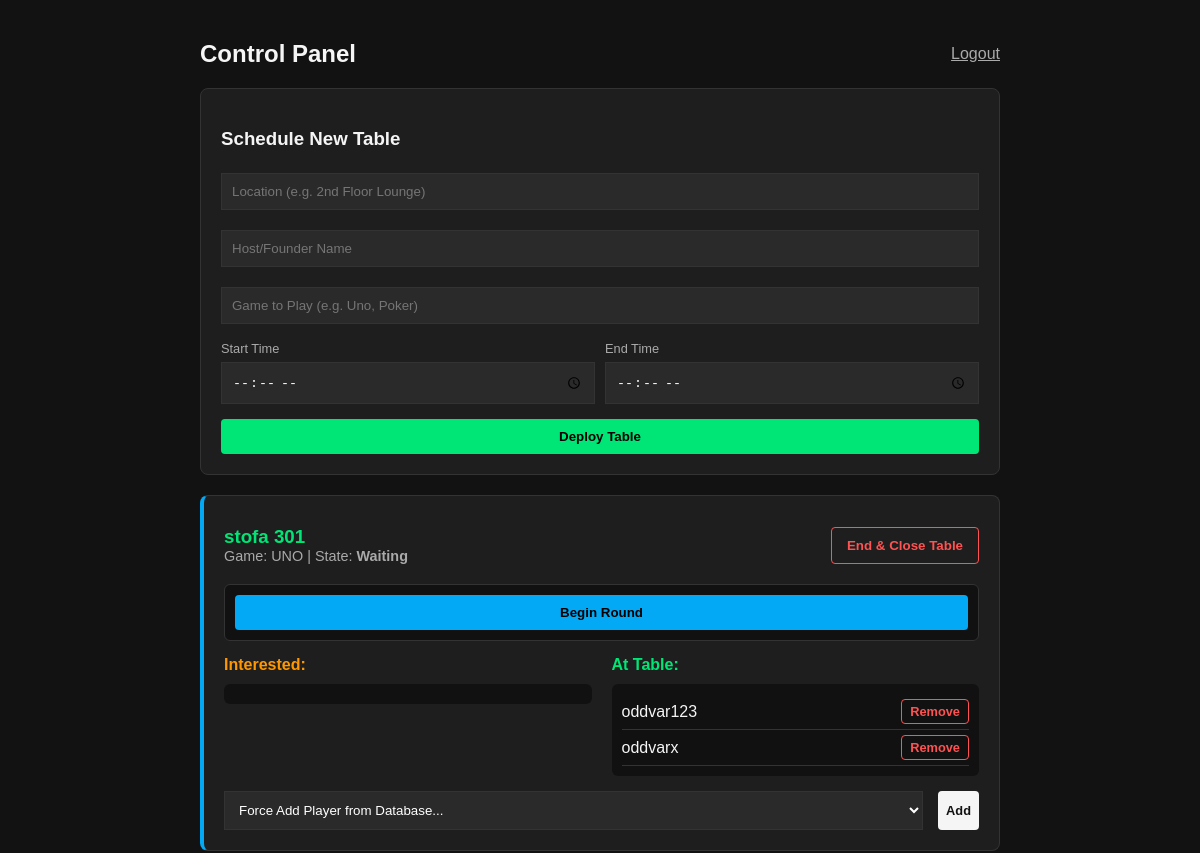
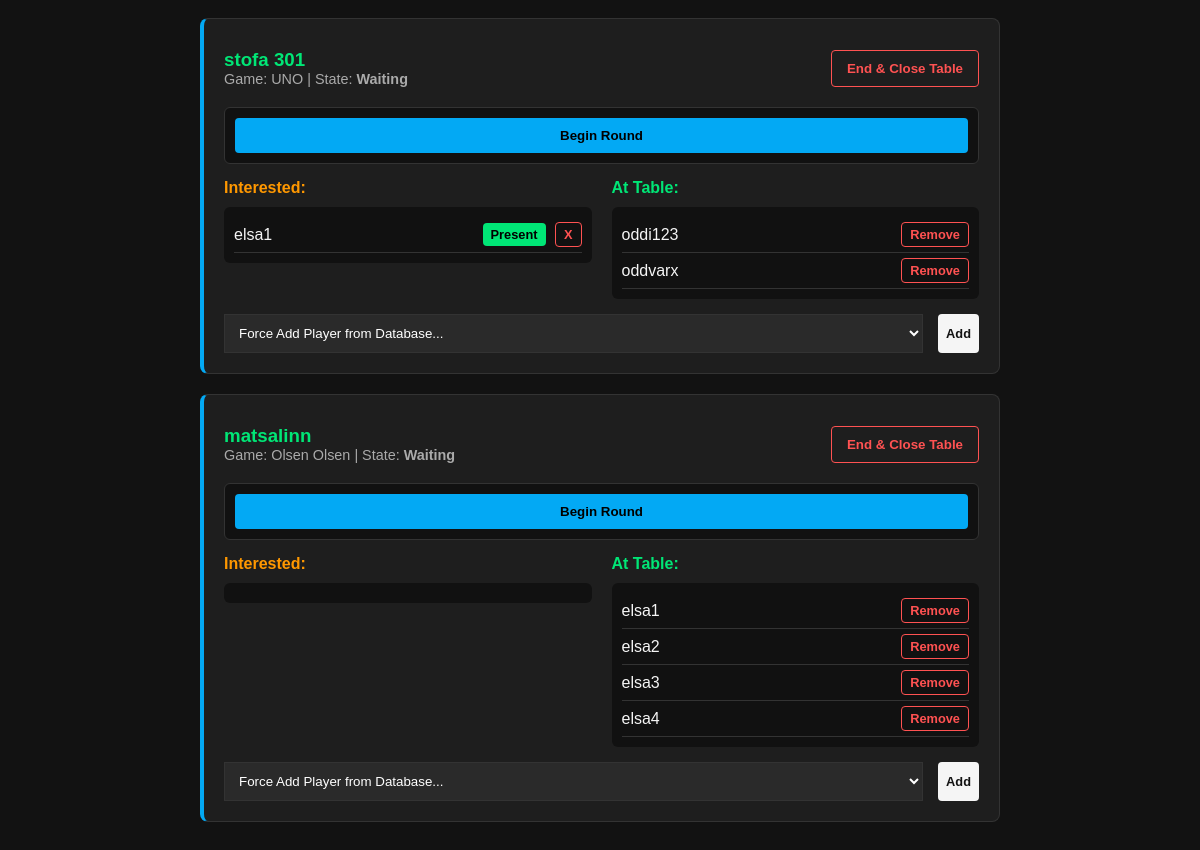
Page /admin (signed in) on the earlier database version (2 pictures, top to bottom).
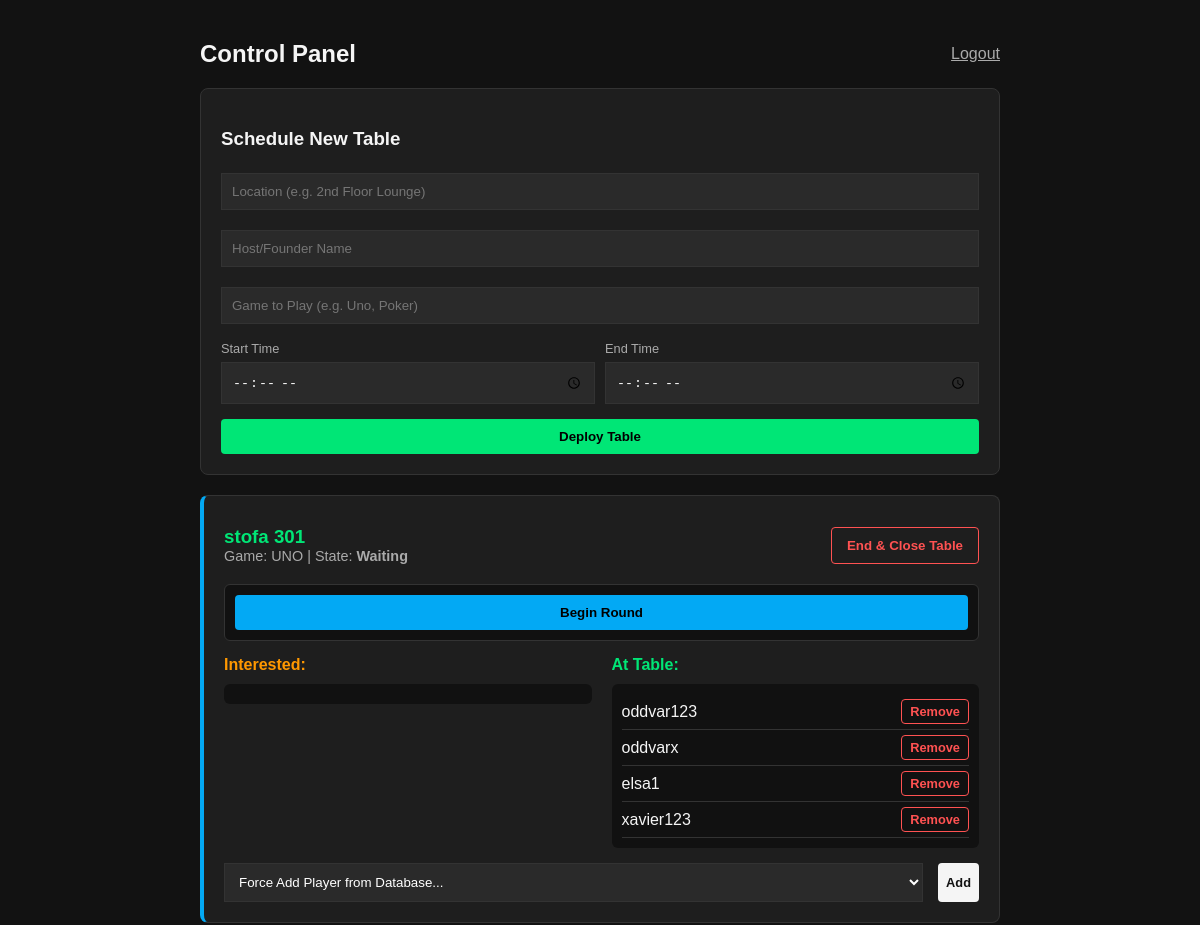
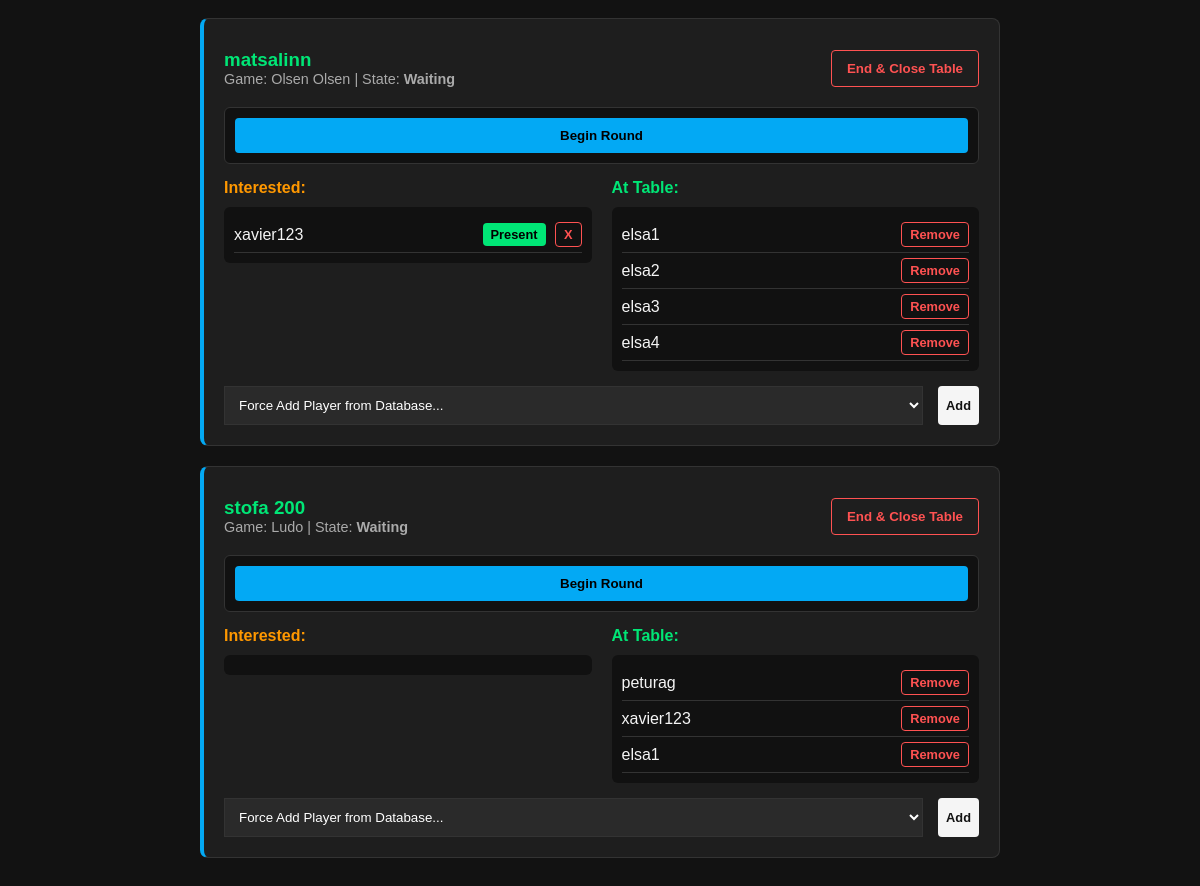
Same page on the later database version (2 pictures, top to bottom).
### models.py (models this page shows)
class TableStatus(db.Model):
    __tablename__ = 'table_status'
    id = db.Column(db.Integer, primary_key=True)
    is_active = db.Column(db.Boolean, default=True)
    location = db.Column(db.String(100), nullable=False)
    host_name = db.Column(db.String(50), nullable=False)
    start_time = db.Column(db.DateTime, nullable=False)
    end_time = db.Column(db.DateTime, nullable=False)
    ongoing_game = db.Column(db.String(100), nullable=True)
    match_state = db.Column(db.String(20), default="Waiting")
    attendees = db.relationship('TableAttendee', backref='table', lazy=True, cascade="all, delete-orphan")
    updated_at = db.Column(db.DateTime, default=datetime.utcnow, onupdate=datetime.utcnow)

class TableAttendee(db.Model):
    __tablename__ = 'table_attendee'
    id = db.Column(db.Integer, primary_key=True)
    table_id = db.Column(db.Integer, db.ForeignKey('table_status.id'), nullable=False)
    user_id = db.Column(db.Integer, db.ForeignKey('user.id'), nullable=False)
    status = db.Column(db.String(20), default='interested')
    user = db.relationship('User')

class User(db.Model):
    __tablename__ = 'user'
    id = db.Column(db.Integer, primary_key=True)
    username = db.Column(db.String(50), unique=True, nullable=False)
    wins = db.Column(db.Integer, default=0)
    losses = db.Column(db.Integer, default=0)
    points = db.Column(db.Integer, default=0)

### app.py (the view)
@app.route('/admin', methods=['GET'])
@login_required
def admin_dashboard():
    tables = TableStatus.query.filter_by(is_active=True).all()
    all_users = User.query.order_by(User.username).all()
    return render_template('admin.html', tables=tables, all_users=all_users)

### app.py (called while the page is built)
def login_required(f):
    @wraps(f)
    def decorated_function(*args, **kwargs):
        if not session.get('logged_in'):
            return redirect(url_for('admin_login'))
        return f(*args, **kwargs)
    return decorated_function

### templates/admin.html (shortened to what this page needs)
<!DOCTYPE html>
<html lang="en">
<head>
</head>
<body>
    <div style="max-width: 800px; margin: 0 auto;">
        {% if not session.get('logged_in') %}
        <div class="card" style="margin-top: 20vh;">
            <h2>Founders Login</h2>
            <form method="POST" action="/admin/login">
                <input type="password" name="password" placeholder="Access Password" required>
                <button type="submit" style="width: 100%;">Unlock</button>
            </form>
        </div>
        {% else %}
        <div style="display: flex; justify-content: space-between; align-items: center;">
            <h2>Control Panel</h2>
            <a href="/admin/logout" style="color: #aaa;">Logout</a>
        </div>
        <div class="card">
            <h3>Schedule New Table</h3>
            <form method="POST" action="/admin/add_table">
                <input type="text" name="location" placeholder="Location (e.g. 2nd Floor Lounge)" list="locations-suggestions" oninput="fetchSuggestions('locations', this.value)" autocomplete="off" required>
                <input type="text" name="host_name" placeholder="Host/Founder Name" list="users-suggestions" oninput="fetchSuggestions('users', this.value)" autocomplete="off" required>
                <input type="text" name="ongoing_game" placeholder="Game to Play (e.g. Uno, Poker)" list="games-suggestions" oninput="fetchSuggestions('games', this.value)" autocomplete="off" required>
                <div style="display: flex; gap: 10px;">
                    <div style="width:50%;">
                        <label style="font-size:0.8rem; color:#aaa;">Start Time</label>
                        <input type="time" name="start_time" required>
                    </div>
                    <div style="width:50%;">
                        <label style="font-size:0.8rem; color:#aaa;">End Time</label>
                        <input type="time" name="end_time" required>
                    </div>
                </div>
                <button type="submit" class="btn-green" style="width: 100%;">Deploy Table</button>
            </form>
        </div>
        {% for table in tables %}
        <div class="card" style="border-left: 4px solid var(--blue);">
            <div class="flex-row" style="border:none;">
                <div>
                    <h3 style="margin: 0; color: var(--green);">{{ table.location }}</h3>
                    <div style="color: #aaa; font-size: 0.9rem;">Game: {{ table.ongoing_game }} | State: <strong>{{ table.match_state }}</strong></div>
                </div>
                <form method="POST" action="/admin/table/{{ table.id }}/close">
                    <button type="submit" class="btn-danger">End & Close Table</button>
                </form>
            </div>
            <div class="att-list" style="border: 1px solid var(--border);">
                {% if table.match_state == 'Waiting' %}
                    <form method="POST" action="/admin/table/{{ table.id }}/match">
                        <button type="submit" class="btn-blue" style="width:100%;">Begin Round</button>
                    </form>
                {% endif %}
            </div>
            <div style="display:flex; gap: 20px; margin-top: 15px;">
                <div style="flex:1;">
                    <strong style="color: #ff9800;">Interested:</strong>
                    <div class="att-list">
                        {% for att in table.attendees %}{% if att.status == 'interested' %}
                        <div class="flex-row" style="padding: 5px 0;">
                            <span>{{ att.user.username }}</span>
                            <div>
                                <form method="POST" action="/admin/attendee/{{ att.id }}/accept" style="display:inline;">
                                    <button type="submit" class="btn-small btn-green">Present</button>
                                </form>
                                <form method="POST" action="/admin/attendee/{{ att.id }}/remove" style="display:inline;">
                                    <button type="submit" class="btn-small btn-danger">X</button>
                                </form>
                            </div>
                        </div>
                        {% endif %}{% endfor %}
                    </div>
                </div>
                <div style="flex:1;">
                    <strong style="color: var(--green);">At Table:</strong>
                    <div class="att-list">
                        {% for att in table.attendees %}{% if att.status == 'present' %}
                        <div class="flex-row" style="padding: 5px 0;">
                            <span>{{ att.user.username }}</span>
                            <form method="POST" action="/admin/attendee/{{ att.id }}/remove" style="display:inline;">
                                <button type="submit" class="btn-small btn-danger">Remove</button>
                            </form>
                        </div>
                        {% endif %}{% endfor %}
                    </div>
                </div>
            </div>
            <form method="POST" action="/admin/table/{{ table.id }}/manual_add" style="display: flex; gap: 10px; margin-top: 15px;">
                <select name="user_id" style="margin:0;" required>
                    <option value="" disabled selected>Force Add Player from Database...</option>
                </select>
                <button type="submit" class="btn-small">Add</button>
            </form>
        </div>
        {% endfor %}
        {% endif %}
    </div>
</body>
</html>

### templates/admin.html (style rules this page uses)
:root { --bg: #121212; --txt: #f5f5f5; --card: #1e1e1e; --border: #333; --green: #00e676; --blue: #03a9f4; }
body { font-family: sans-serif; background: var(--bg); color: var(--txt); margin: 0; padding: 20px; }
.card { background: var(--card); padding: 20px; border-radius: 8px; margin-bottom: 20px; border: 1px solid var(--border); }
input, select { width: 100%; padding: 10px; margin: 5px 0 15px; background: #2a2a2a; border: 1px solid var(--border); color: white; box-sizing: border-box; }
button { background: var(--txt); color: var(--bg); border: none; padding: 10px 15px; border-radius: 4px; cursor: pointer; font-weight: bold; }
.btn-small { padding: 4px 8px; margin-left: 5px; font-size: 0.8rem; }
.btn-green { background: var(--green); color: black; }
.btn-blue { background: var(--blue); color: black; }
.btn-danger { background: transparent; border: 1px solid #ff5252; color: #ff5252; }
.flex-row { display: flex; justify-content: space-between; align-items: center; border-bottom: 1px solid var(--border); padding: 10px 0; }
.att-list { margin-top: 10px; background: #111; padding: 10px; border-radius: 6px; }

Differences in the rows shown:
no longer on this page (row edited): TableStatus: location "stofa 301", ongoing_game "UNO", match_state "Waiting", TableAttendee (user.username "elsa1")
no longer on this page (row unchanged): TableAttendee: user.username "oddi123", shown under "stofa 301"
no longer on this page (row unchanged): TableAttendee: user.username "oddvarx", shown under "stofa 301"
changed TableStatus "stofa 301": gains TableAttendee (user.username "elsa1")
added TableAttendee: user.username "xavier123", shown under TableStatus "stofa 301"
added TableAttendee: user.username "xavier123", shown under TableStatus "matsalinn"
added TableStatus: location "stofa 200", ongoing_game "Ludo", match_state "Waiting"
added TableAttendee: user.username "peturag", shown under "stofa 200"
added TableAttendee: user.username "xavier123", shown under "stofa 200"
added TableAttendee: user.username "elsa1", shown under "stofa 200"
